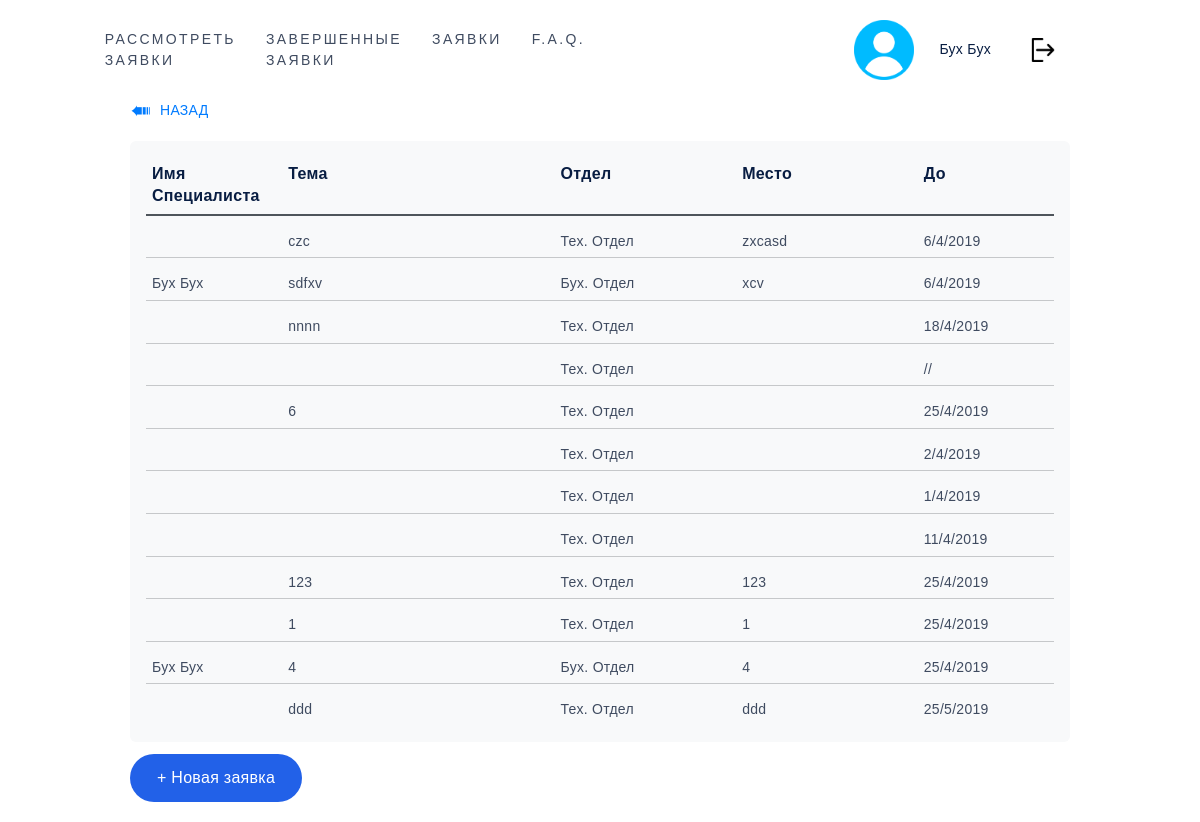
The page /helpdesk/list-tickets.html (signed in) on the database as committed earlier.
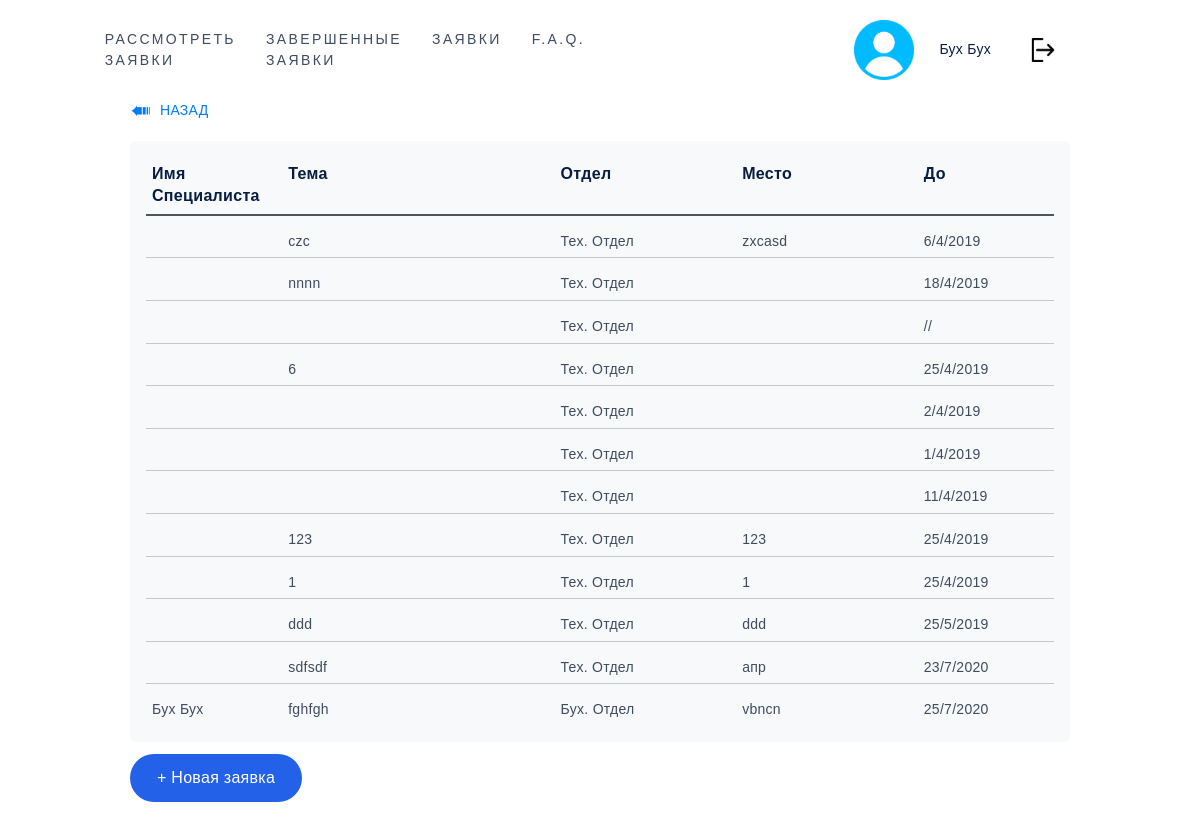
The same page on the database as committed later.
### helpdesk/models.py (models this page shows, shortened)
class Ticket(models.Model):
    requestor = models.ForeignKey('auth.User', on_delete=models.CASCADE, related_name="requestor")
    worker = models.ForeignKey('auth.User', on_delete=models.SET_NULL, null=True, related_name="worker")
    theme = models.CharField(max_length=100, default="")
    targeted_department = models.ForeignKey('Department', on_delete=models.CASCADE, related_name="targeted_department")
    place = models.CharField(max_length=100, default="")
    priority = models.IntegerField(default="0")  # 0-Низкий 1-Средний 2-Высокий
    details = models.CharField(max_length=1000, default="")
    pub_date = models.DateTimeField('date published')
    exp_date = models.DateTimeField('expiration date')
    finished = models.BooleanField(default="False")
    deleted = models.BooleanField(default="False")
    chat = models.TextField(default="")

class Department(models.Model):
    name = models.CharField(max_length=100)
    head = models.ForeignKey('auth.User', null=True, on_delete=models.CASCADE, related_name="head")

### helpdesk/views.py (the view)
# urls.py: path('list-tickets.html', views.ListTickets.as_view(), name='list-tickets'),
class ListTickets(AbstractTicketListing):
    def get_queryset(self):
        result_list = models.Ticket.objects.filter(requestor=self.request.user)
        return result_list.filter(finished=False, deleted=False).order_by('id')

### helpdesk/views.py (called while the page is built)
    def get_context_data(self, **kwargs):
        context = super().get_context_data(**kwargs)
        context['user'] = self.request.user.first_name + " " + self.request.user.last_name
        if models.EmployeesInDepartments.objects.filter(person=self.request.user).count() > 0:
            context['isWorker'] = True
        return context

### helpdesk/templates/helpdesk/list-tickets.html (shortened to what this page needs)
{%extends 'helpdesk/father_frame.html'%}
{%block contents%}
	<section class="section-one-class" id="section-one-id">
		<div class="container">
			<div class="row">
				<div class="col">
					<a href="#" onclick="history.back();return false;" class="toback">Назад</a>
				</div>
			</div>
			<div class="row">
				<div class="col-lg d-flex justify-content-center">
					<ul class="list-tickets">
						<li class="wr-label d-flex justify-content-between">
							<div class="label-name_ticket d-none d-md-block">
								<p>Имя Специалиста</p>
							</div>
							<div class="label-text_ticket">
								<p>Тема</p>
							</div>
							<div class="label-depart_ticket d-none d-md-block">
								<p>Отдел</p>
							</div>
							<div class="label-place_ticket d-none d-md-block">
								<p>Место</p>
							</div>
							<div class="label-priority_ticket">
								<p>До</p>
							</div>
						</li>
						{% for object in object_list %}
						<li class="wr-tickets">
							<a href="{%if isAdmining%}{%url 'helpdesk:view_ticket_admin' object.pk%}
									{%else%}{%url 'helpdesk:view_ticket' object.pk%}{% endif %}" class="d-flex">
								<div class="ticket-name d-none d-md-block">
									<p>{%if object.first_name == ''%}Ожидается{%else%}
										{{object.worker.first_name}} {{object.worker.last_name}}{%endif%}</p>
								</div>
								<div class="ticket-text">
									<p>{{object.theme}}</p>
								</div>
								<div class="ticket-depart d-none d-md-block">
									<p>{{object.targeted_department.name}}</p>
								</div>
								<div class="ticket-place d-none d-md-block">
									<p>{{object.place}}</p>
								</div>
								<div class="ticket-priority">
									<p>{%if object.priority == 0%}{%endif%}{%if object.priority == 2%}{%endif%}{%if object.priority == 1%}{%endif%}
										{{object.exp_date.day}}/{{object.exp_date.month}}/{{object.exp_date.year}}
									</p>
								</div>
							</a>
						</li>
						{%endfor%}
					</ul>
				</div>
			</div>
			{%if not isAdmining%}
			<div class="row">
				<div class="col">
					<a href="{%url 'helpdesk:new_ticket'%}" class="btn btn_new-message">
						+ Новая заявка
					</a>
				</div>
			</div>
			{%endif%}
		</div>
	</section>
{%endblock%}

Rows that differ between the two databases and show on the page:
no longer on this page (row edited): Ticket: worker.first_name "Бух", worker.last_name "Бух", theme "sdfxv", targeted_department.name "Бух. Отдел", place "xcv", exp_date.day "6", exp_date.month "4", exp_date.year "2019"
no longer on this page (row edited): Ticket: worker.first_name "Бух", worker.last_name "Бух", theme "4", targeted_department.name "Бух. Отдел", place "4", exp_date.day "25", exp_date.month "4", exp_date.year "2019"
added Ticket: theme "sdfsdf", targeted_department.name "Тех. Отдел", place "апр", exp_date.day "23", exp_date.month "7", exp_date.year "2020"
added Ticket: worker.first_name "Бух", worker.last_name "Бух", theme "fghfgh", targeted_department.name "Бух. Отдел", place "vbncn", exp_date.day "25", exp_date.month "7", exp_date.year "2020"
